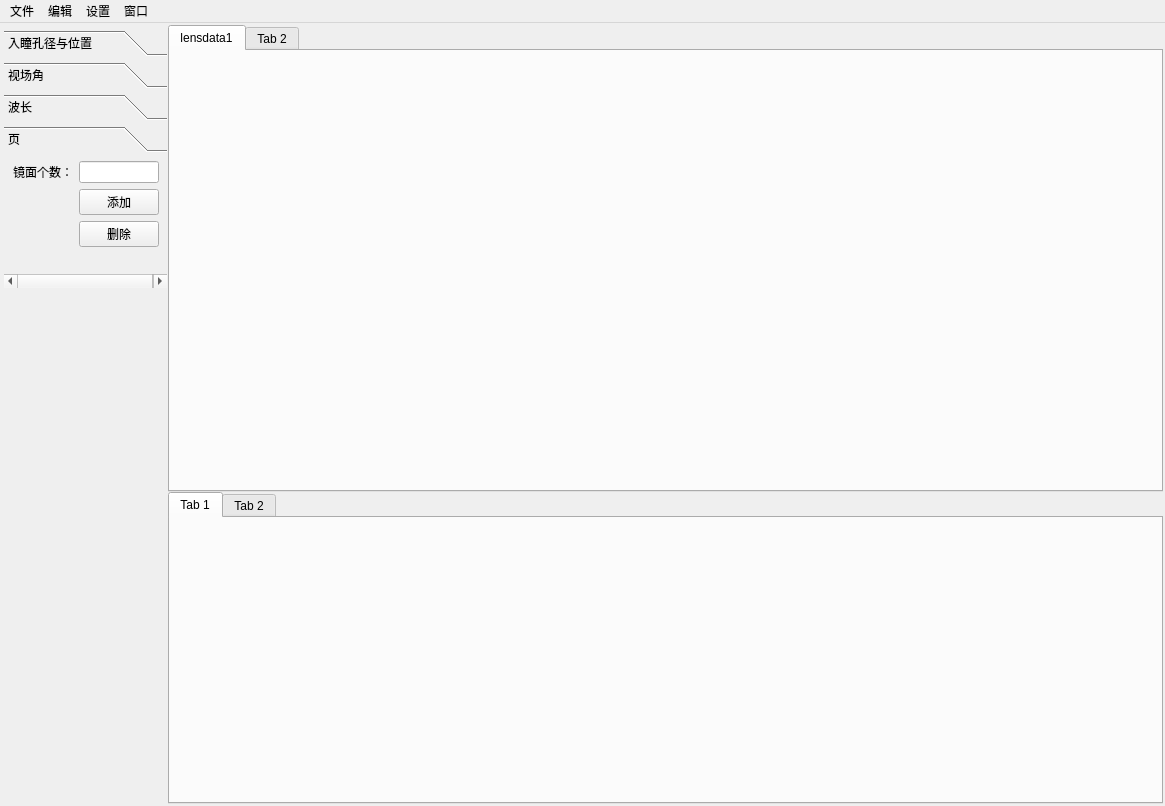
<?xml version="1.0" encoding="UTF-8"?>
<ui version="4.0">
 <class>MainWindow</class>
 <widget class="QMainWindow" name="MainWindow">
  <property name="geometry">
   <rect>
    <x>0</x>
    <y>0</y>
    <width>1165</width>
    <height>806</height>
   </rect>
  </property>
  <property name="windowTitle">
   <string>光学设计系统</string>
  </property>
  <property name="layoutDirection">
   <enum>Qt::LeftToRight</enum>
  </property>
  <widget class="QWidget" name="centralwidget">
   <layout class="QHBoxLayout" name="horizontalLayout" stretch="1,6">
    <property name="spacing">
     <number>0</number>
    </property>
    <property name="leftMargin">
     <number>1</number>
    </property>
    <property name="topMargin">
     <number>1</number>
    </property>
    <property name="rightMargin">
     <number>1</number>
    </property>
    <property name="bottomMargin">
     <number>1</number>
    </property>
    <item>
     <widget class="QWidget" name="widget" native="true">
      <layout class="QVBoxLayout" name="verticalLayout_2" stretch="1,2">
       <property name="spacing">
        <number>0</number>
       </property>
       <property name="leftMargin">
        <number>3</number>
       </property>
       <property name="topMargin">
        <number>6</number>
       </property>
       <property name="rightMargin">
        <number>0</number>
       </property>
       <property name="bottomMargin">
        <number>0</number>
       </property>
       <item>
        <widget class="QToolBox" name="toolBox">
         <property name="currentIndex">
          <number>3</number>
         </property>
         <widget class="QWidget" name="page">
          <property name="geometry">
           <rect>
            <x>0</x>
            <y>0</y>
            <width>163</width>
            <height>154</height>
           </rect>
          </property>
          <attribute name="label">
           <string>入瞳孔径与位置</string>
          </attribute>
          <layout class="QGridLayout" name="gridLayout">
           <property name="topMargin">
            <number>3</number>
           </property>
           <item row="1" column="1">
            <widget class="QLineEdit" name="lineEdit_11"/>
           </item>
           <item row="1" column="0">
            <widget class="QLabel" name="label_5">
             <property name="text">
              <string>入瞳位置：</string>
             </property>
            </widget>
           </item>
           <item row="0" column="0">
            <widget class="QLabel" name="label">
             <property name="text">
              <string>入瞳孔径：</string>
             </property>
            </widget>
           </item>
           <item row="0" column="1">
            <widget class="QLineEdit" name="lineEdit"/>
           </item>
           <item row="2" column="1">
            <spacer name="verticalSpacer_2">
             <property name="orientation">
              <enum>Qt::Vertical</enum>
             </property>
             <property name="sizeHint" stdset="0">
              <size>
               <width>20</width>
               <height>40</height>
              </size>
             </property>
            </spacer>
           </item>
          </layout>
         </widget>
         <widget class="QWidget" name="page_2">
          <property name="geometry">
           <rect>
            <x>0</x>
            <y>0</y>
            <width>163</width>
            <height>154</height>
           </rect>
          </property>
          <attribute name="label">
           <string>视场角</string>
          </attribute>
          <layout class="QGridLayout" name="gridLayout_2">
           <property name="topMargin">
            <number>3</number>
           </property>
           <item row="2" column="1">
            <widget class="QLineEdit" name="lineEdit_4"/>
           </item>
           <item row="1" column="0">
            <widget class="QLabel" name="label_3">
             <property name="text">
              <string>视场角：</string>
             </property>
            </widget>
           </item>
           <item row="1" column="1">
            <widget class="QLineEdit" name="lineEdit_3"/>
           </item>
           <item row="0" column="0">
            <widget class="QLabel" name="label_2">
             <property name="text">
              <string>最大视场角：</string>
             </property>
            </widget>
           </item>
           <item row="3" column="1">
            <widget class="QLineEdit" name="lineEdit_5"/>
           </item>
           <item row="0" column="1">
            <widget class="QLineEdit" name="lineEdit_2"/>
           </item>
           <item row="4" column="1">
            <widget class="QLineEdit" name="lineEdit_6"/>
           </item>
           <item row="5" column="1">
            <spacer name="verticalSpacer_3">
             <property name="orientation">
              <enum>Qt::Vertical</enum>
             </property>
             <property name="sizeHint" stdset="0">
              <size>
               <width>20</width>
               <height>40</height>
              </size>
             </property>
            </spacer>
           </item>
          </layout>
         </widget>
         <widget class="QWidget" name="page_3">
          <attribute name="label">
           <string>波长</string>
          </attribute>
          <layout class="QGridLayout" name="gridLayout_3">
           <property name="topMargin">
            <number>3</number>
           </property>
           <item row="0" column="0">
            <widget class="QLabel" name="label_4">
             <property name="text">
              <string>TextLabel</string>
             </property>
            </widget>
           </item>
           <item row="0" column="1">
            <widget class="QLineEdit" name="lineEdit_7"/>
           </item>
           <item row="1" column="1">
            <widget class="QLineEdit" name="lineEdit_8"/>
           </item>
           <item row="2" column="1">
            <widget class="QLineEdit" name="lineEdit_9"/>
           </item>
           <item row="3" column="1">
            <widget class="QLineEdit" name="lineEdit_10"/>
           </item>
           <item row="4" column="1">
            <spacer name="verticalSpacer_4">
             <property name="orientation">
              <enum>Qt::Vertical</enum>
             </property>
             <property name="sizeHint" stdset="0">
              <size>
               <width>20</width>
               <height>40</height>
              </size>
             </property>
            </spacer>
           </item>
          </layout>
         </widget>
         <widget class="QWidget" name="page_4">
          <attribute name="label">
           <string>页</string>
          </attribute>
          <layout class="QGridLayout" name="gridLayout_4">
           <property name="topMargin">
            <number>3</number>
           </property>
           <item row="0" column="0">
            <widget class="QLabel" name="label_6">
             <property name="text">
              <string>镜面个数：</string>
             </property>
            </widget>
           </item>
           <item row="1" column="1">
            <widget class="QPushButton" name="pushButton">
             <property name="text">
              <string>添加</string>
             </property>
            </widget>
           </item>
           <item row="0" column="1">
            <widget class="QLineEdit" name="lineEdit_12"/>
           </item>
           <item row="2" column="1">
            <widget class="QPushButton" name="pushButton_2">
             <property name="text">
              <string>删除</string>
             </property>
            </widget>
           </item>
           <item row="3" column="1">
            <spacer name="verticalSpacer_5">
             <property name="orientation">
              <enum>Qt::Vertical</enum>
             </property>
             <property name="sizeHint" stdset="0">
              <size>
               <width>20</width>
               <height>40</height>
              </size>
             </property>
            </spacer>
           </item>
          </layout>
         </widget>
        </widget>
       </item>
       <item>
        <spacer name="verticalSpacer">
         <property name="orientation">
          <enum>Qt::Vertical</enum>
         </property>
         <property name="sizeHint" stdset="0">
          <size>
           <width>20</width>
           <height>40</height>
          </size>
         </property>
        </spacer>
       </item>
      </layout>
     </widget>
    </item>
    <item>
     <widget class="QWidget" name="widget_2" native="true">
      <layout class="QVBoxLayout" name="verticalLayout" stretch="3,2">
       <property name="spacing">
        <number>0</number>
       </property>
       <property name="leftMargin">
        <number>1</number>
       </property>
       <property name="topMargin">
        <number>1</number>
       </property>
       <property name="rightMargin">
        <number>1</number>
       </property>
       <property name="bottomMargin">
        <number>1</number>
       </property>
       <item>
        <widget class="QWidget" name="widget_3" native="true">
         <layout class="QHBoxLayout" name="horizontalLayout_2">
          <property name="spacing">
           <number>0</number>
          </property>
          <property name="leftMargin">
           <number>0</number>
          </property>
          <property name="topMargin">
           <number>0</number>
          </property>
          <property name="rightMargin">
           <number>0</number>
          </property>
          <property name="bottomMargin">
           <number>0</number>
          </property>
          <item>
           <widget class="QTabWidget" name="tabWidget">
            <widget class="QWidget" name="tab">
             <attribute name="title">
              <string>lensdata1</string>
             </attribute>
            </widget>
            <widget class="QWidget" name="tab_2">
             <attribute name="title">
              <string>Tab 2</string>
             </attribute>
            </widget>
           </widget>
          </item>
         </layout>
        </widget>
       </item>
       <item>
        <widget class="QWidget" name="widget_4" native="true">
         <layout class="QHBoxLayout" name="horizontalLayout_3">
          <property name="spacing">
           <number>0</number>
          </property>
          <property name="leftMargin">
           <number>0</number>
          </property>
          <property name="topMargin">
           <number>0</number>
          </property>
          <property name="rightMargin">
           <number>0</number>
          </property>
          <property name="bottomMargin">
           <number>0</number>
          </property>
          <item>
           <widget class="QTabWidget" name="tabWidget_2">
            <property name="currentIndex">
             <number>0</number>
            </property>
            <widget class="QWidget" name="tab_3">
             <attribute name="title">
              <string>Tab 1</string>
             </attribute>
            </widget>
            <widget class="QWidget" name="tab_4">
             <attribute name="title">
              <string>Tab 2</string>
             </attribute>
            </widget>
           </widget>
          </item>
         </layout>
        </widget>
       </item>
      </layout>
     </widget>
    </item>
   </layout>
  </widget>
  <widget class="QMenuBar" name="menubar">
   <property name="geometry">
    <rect>
     <x>0</x>
     <y>0</y>
     <width>1165</width>
     <height>23</height>
    </rect>
   </property>
   <widget class="QMenu" name="menu">
    <property name="title">
     <string>文件</string>
    </property>
   </widget>
   <widget class="QMenu" name="menu_2">
    <property name="title">
     <string>编辑</string>
    </property>
   </widget>
   <widget class="QMenu" name="menu_3">
    <property name="title">
     <string>设置</string>
    </property>
   </widget>
   <widget class="QMenu" name="menu_4">
    <property name="title">
     <string>窗口</string>
    </property>
   </widget>
   <addaction name="menu"/>
   <addaction name="menu_2"/>
   <addaction name="menu_3"/>
   <addaction name="menu_4"/>
  </widget>
 </widget>
 <resources/>
 <connections/>
</ui>
